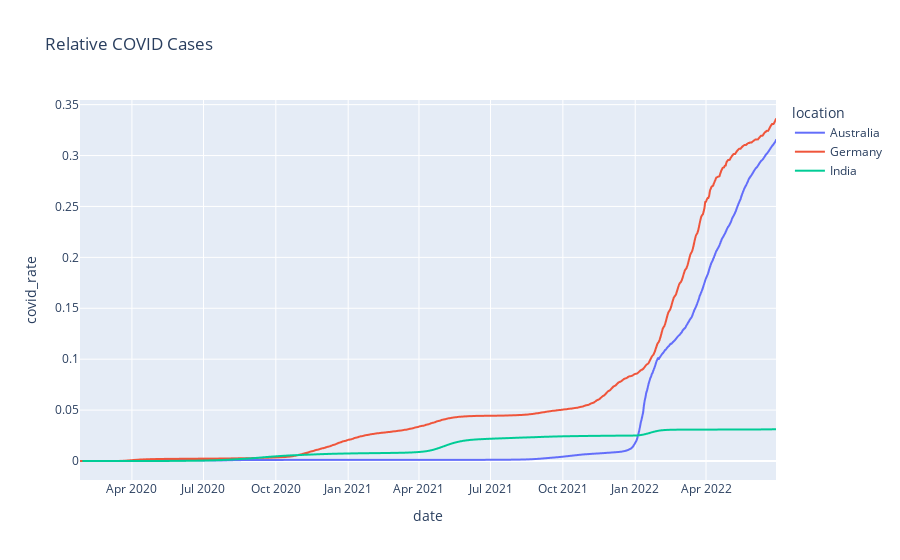

Notebook cell for this chart:
### Markdown cell above
# Plotting Relative covid cases overtime

### Code cell
fig = px.line(data_final, x="date", y="covid_rate", color='location',title='Relative COVID Cases')
fig.show()

### Figure 1 — Plotly figure (JSON) as saved in the notebook; plotly's stock layout.template omitted (floating-point values rounded to 4 significant figures; data arrays with more than 128 entries replaced by an {"elided": "..."} marker saying what was removed)
{"data": [{"hovertemplate": "location=Australia<br>date=%{x}<br>covid_rate=%{y}<extra></extra>", "legendgroup": "Australia", "line": {"color": "#636efa", "dash": "solid"}, "marker": {"symbol": "circle"}, "mode": "lines", "name": "Australia", "showlegend": true, "type": "scattergl", "x": {"elided": "886 str values"}, "xaxis": "x", "y": {"elided": "886 float values"}, "yaxis": "y"}, {"hovertemplate": "location=Germany<br>date=%{x}<br>covid_rate=%{y}<extra></extra>", "legendgroup": "Germany", "line": {"color": "#EF553B", "dash": "solid"}, "marker": {"symbol": "circle"}, "mode": "lines", "name": "Germany", "showlegend": true, "type": "scattergl", "x": {"elided": "885 str values"}, "xaxis": "x", "y": {"elided": "885 float values"}, "yaxis": "y"}, {"hovertemplate": "location=India<br>date=%{x}<br>covid_rate=%{y}<extra></extra>", "legendgroup": "India", "line": {"color": "#00cc96", "dash": "solid"}, "marker": {"symbol": "circle"}, "mode": "lines", "name": "India", "showlegend": true, "type": "scattergl", "x": {"elided": "882 str values"}, "xaxis": "x", "y": {"elided": "882 float values"}, "yaxis": "y"}], "layout": {"legend": {"title": {"text": "location"}, "tracegroupgap": 0}, "title": {"text": "Relative COVID Cases"}, "xaxis": {"anchor": "y", "domain": [0, 1], "title": {"text": "date"}}, "yaxis": {"anchor": "x", "domain": [0, 1], "title": {"text": "covid_rate"}}}}
